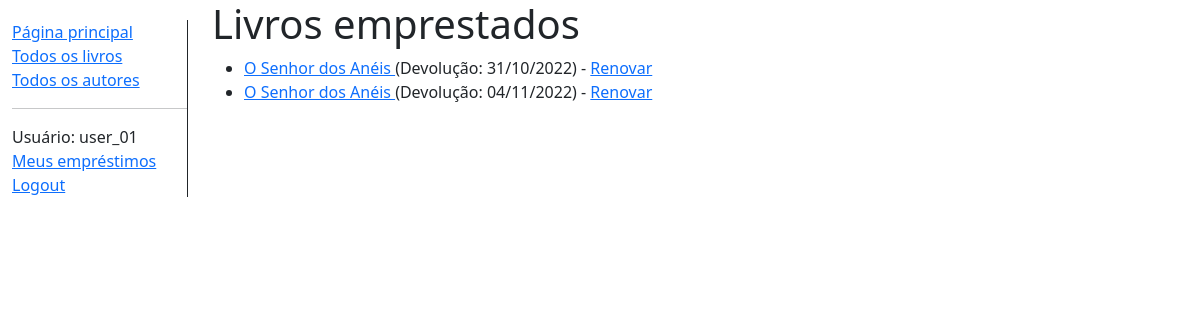
The app's page /catalogo/meus-emprestimos/ (signed in), older data.
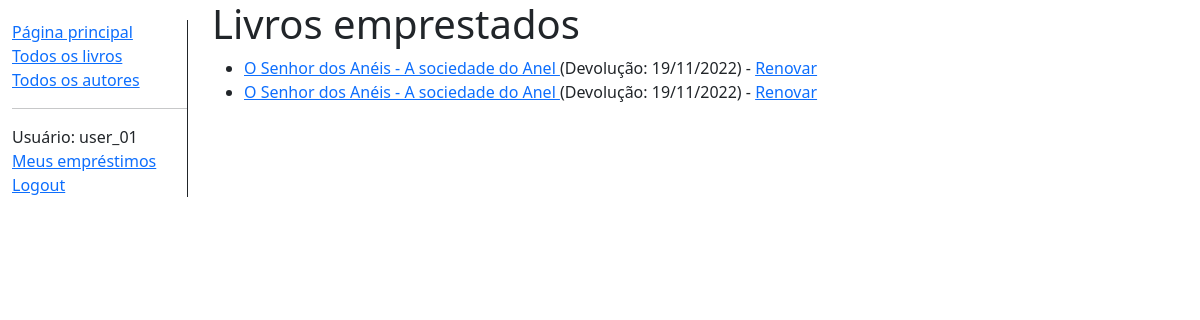
The same page, newer data.
### catalogo/models.py (models this page shows, shortened)
class CopiaLivro(models.Model):
    id = models.UUIDField(primary_key=True, default=uuid.uuid4, help_text="ID da cópia")
    livro = models.ForeignKey(Livro, on_delete=models.RESTRICT, null=True)
    impressao = models.CharField(max_length=200)
    devolucao = models.DateField(null=True, blank=True)
    emprestado_para = models.ForeignKey(User, on_delete=models.SET_NULL, null=True, blank=True)
    STATUS_COPIA = (
        ('m', 'Manutenção'),
        ('e', 'Emprestado'),
        ('d', 'Disponível'),
        ('r', 'Reservado'),
    )
    status = models.CharField(
        max_length=1,
        choices=STATUS_COPIA,
        blank=True,
        default='m',
        help_text="Disponibilidade da cópia"
    )
    class Meta:
        db_table = 'tb_copias'
        ordering = ['devolucao']
        permissions = (("pode_marcar_copia_como_devolvida", "Marca a cópia como devolvida"),)
    @property
    def emprestimo_vencido(self):
        return bool(self.devolucao and date.today() > self.devolucao)

class Livro(models.Model):
    titulo = models.CharField(max_length=200)
    autor = models.ForeignKey('Autor', on_delete=models.SET_NULL, null=True)
    sumario = models.TextField(max_length=100, help_text="Informe uma breve descrição do livro")
    isbn = models.CharField("ISBN", max_length=13, help_text="Informe o ISBN (13 caracteres)")
    genero = models.ManyToManyField(Genero, help_text="Informe um gênero para esse livro")
    def mostrar_genero(self):
        return ', '.join([genero.nome for genero in self.genero.all()])
    mostrar_genero.short_description = "Gênero(s)"
    class Meta:
        db_table = 'tb_livros'

### catalogo/views.py (the view)
# urls.py: path("meus-emprestimos/", views.CopiasEmprestadasPorUsuarioListView.as_view(), name="meus-emprestimos"),
class CopiasEmprestadasPorUsuarioListView(LoginRequiredMixin, generic.ListView):
    model = CopiaLivro
    template_name = 'catalogo/copias_emprestadas_por_usuario.html'
    paginate_by = 10
    def get_queryset(self):
        lista_copias = CopiaLivro.objects.filter(
            emprestado_para=self.request.user,
            status__exact='e'
        ).order_by('devolucao')
        return lista_copias

### catalogo/templates/catalogo/copias_emprestadas_por_usuario.html
{% extends 'base.html' %}
{% block content %}
    <h1>Livros emprestados</h1>
    {% if copialivro_list %}
        <ul>
            {% for copialivro in copialivro_list %}
                <li class="{% if copialivro.emprestimo_vencido %}text-danger{% endif %}">
                    <a href="{% url 'catalogo:detalhe-livro' copialivro.livro.pk %}">
                        {{ copialivro.livro.titulo }}
                    </a>
                    (Devolução: {{ copialivro.devolucao|date:'d/m/Y' }})
                    {% if perms.catalogo.pode_marcar_copia_como_devolvida %}
                    - <a href="#">Renovar </a>
                    {% endif %}
                </li>
            {% endfor %}
        </ul>
    {% else %}
        <p>Você não possui empréstimos em aberto na biblioteca</p>
    {% endif %}
{% endblock %}

### catalogo/templates/base.html (shortened to what this page needs)
<!DOCTYPE html>
<html lang="en">
<head>
    <link
            href="https://cdn.jsdelivr.net/npm/bootstrap@5.0.2/dist/css/bootstrap.min.css"
            rel="stylesheet"
    >
    {% load static %}
    <link rel="stylesheet" href="{% static 'css/styles.css' %}">
</head>
<body>
    <div class="container-fluid">
        <div class="row">
            <div class="col-sm-2">
                {% block sidebar %}
                    <ul class="sidebar-nav">
                        <li><a href="{% url 'catalogo:index' %}">Página principal</a></li>
                        <li><a href="{% url 'catalogo:lista-livros' %}">Todos os livros</a></li>
                        <li><a href="{% url 'catalogo:lista-autores' %}">Todos os autores</a></li>
                        <hr>
                        {% if user.is_authenticated %}
                            <li>Usuário: {{ user.get_username }}</li>
                            {% if user.is_staff %}
                                <li><a href="{% url 'catalogo:todas-as-copias-emprestadas' %}">Todos os empréstimos</a></li>
                            {% else %}
                                <li><a href="{% url 'catalogo:meus-emprestimos' %}">Meus empréstimos</a></li>
                            {% endif %}
                            <li><a href="{% url 'logout' %}?next={{ request.path }}">Logout</a></li>
                        {% else %}
                            <li><a href="{% url 'login' %}?next={{ request.path }}">Login</a></li>
                        {% endif %}
                    </ul>
                {% endblock %}
            </div>
            <div class="col-sm-10">
                {% block content %}{% endblock %}
            </div>
        </div>
    </div>
</body>
</html>

### catalogo/static/css/styles.css (style rules this page uses)
.sidebar-nav { margin-top: 20px; padding: 0; list-style: none; border-right: 1px solid; }

Row changes from the older to the newer data that the page shows:
changed CopiaLivro (number 1 of 2 on the later page): livro.titulo "O Senhor dos Anéis" → "O Senhor dos Anéis - A sociedade do Anel"; devolucao "04/11/2022" → "19/11/2022"; moves up the list
changed CopiaLivro (number 2 of 2 on the later page): livro.titulo "O Senhor dos Anéis" → "O Senhor dos Anéis - A sociedade do Anel"; devolucao "31/10/2022" → "19/11/2022"
